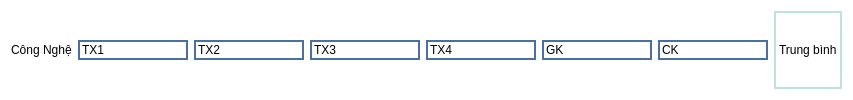
                        <widget class="QWidget" name="widget_32" native="true">
                         <property name="styleSheet">
                          <string notr="true">background-color: rgb(255, 255, 255);</string>
                         </property>
                         <layout class="QHBoxLayout" name="horizontalLayout_23">
                          <item>
                           <widget class="QLabel" name="label_29">
                            <property name="text">
                             <string>Công Nghệ</string>
                            </property>
                           </widget>
                          </item>
                          <item>
                           <widget class="QLineEdit" name="lineEdit_118">
                            <property name="styleSheet">
                             <string notr="true">border: 2px solid #4A6FA5;</string>
                            </property>
                            <property name="text">
                             <string>TX1</string>
                            </property>
                           </widget>
                          </item>
                          <item>
                           <widget class="QLineEdit" name="lineEdit_119">
                            <property name="styleSheet">
                             <string notr="true">border: 2px solid #4A6FA5;</string>
                            </property>
                            <property name="text">
                             <string>TX2</string>
                            </property>
                           </widget>
                          </item>
                          <item>
                           <widget class="QLineEdit" name="lineEdit_120">
                            <property name="styleSheet">
                             <string notr="true">border: 2px solid #4A6FA5;</string>
                            </property>
                            <property name="text">
                             <string>TX3</string>
                            </property>
                           </widget>
                          </item>
                          <item>
                           <widget class="QLineEdit" name="lineEdit_121">
                            <property name="styleSheet">
                             <string notr="true">border: 2px solid #4A6FA5;</string>
                            </property>
                            <property name="text">
                             <string>TX4</string>
                            </property>
                           </widget>
                          </item>
                          <item>
                           <widget class="QLineEdit" name="lineEdit_122">
                            <property name="styleSheet">
                             <string notr="true">border: 2px solid #4A6FA5;</string>
                            </property>
                            <property name="text">
                             <string>GK</string>
                            </property>
                           </widget>
                          </item>
                          <item>
                           <widget class="QLineEdit" name="lineEdit_123">
                            <property name="styleSheet">
                             <string notr="true">border: 2px solid #4A6FA5;</string>
                            </property>
                            <property name="text">
                             <string>CK</string>
                            </property>
                           </widget>
                          </item>
                          <item>
                           <widget class="QLabel" name="label_68">
                            <property name="styleSheet">
                             <string notr="true">border: 2px solid #C0E0E0;</string>
                            </property>
                            <property name="text">
                             <string>Trung bình</string>
                            </property>
                           </widget>
                          </item>
                         </layout>
                        </widget>
